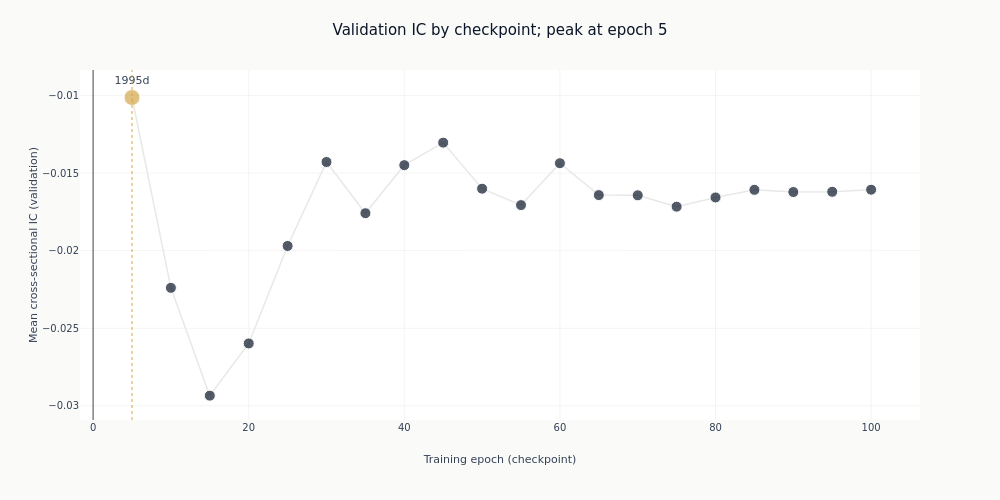

The notebook cell this image was saved under:
### Markdown cell above
## 6. The learning curve

Validation IC at each epoch checkpoint. The peak is amber; any checkpoint left unpublished
for partial coverage is copper. A curve that rises and then falls is the model fitting and then
overfitting the validation folds; a flat one says the epoch count was never the binding choice.

### Code cell
_epochs = checkpoints["checkpoint_value"].cast(pl.Int64).to_list()
_ics = checkpoints["ic_mean_daily"].to_list()
_days = checkpoints["ic_n_days"].to_list()
_colors = [
    COLORS["amber"]
    if epoch == PEAK_EPOCH
    else (COLORS["copper"] if epoch in partial_epochs else COLORS["blue"])
    for epoch in _epochs
]
fig_lc = go.Figure(
    go.Scatter(
        x=_epochs,
        y=_ics,
        mode="lines+markers+text",
        line=dict(color=COLORS["silver_muted"], width=1.5),
        marker=dict(
            color=_colors,
            size=[16 if epoch == PEAK_EPOCH else 11 for epoch in _epochs],
            line=dict(color="white", width=1),
        ),
        text=[
            f"{days:.0f}d" if epoch == PEAK_EPOCH or days < FULL_DAYS else ""
            for epoch, days in zip(_epochs, _days, strict=True)
        ],
        textposition="top center",
        showlegend=False,
    )
)
fig_lc.add_vline(x=PEAK_EPOCH, line=dict(color=COLORS["amber"], width=1, dash="dot"))
fig_lc.update_layout(
    title=(
        f"Validation IC by checkpoint; peak at epoch {PEAK_EPOCH}"
        + (f", partial epochs {partial_epochs} not published" if partial_epochs else "")
    ),
    height=500,
    width=1000,
    margin=dict(t=70),
    title_font=dict(size=15),
)
fig_lc.update_xaxes(title_text="Training epoch (checkpoint)")
fig_lc.update_yaxes(title_text="Mean cross-sectional IC (validation)")
fig_lc.show()

### Figure 1 — Plotly figure (JSON) as saved in the notebook; plotly's stock layout.template omitted (floating-point values rounded to 4 significant figures)
{"data": [{"line": {"color": "#e8e8e6", "width": 1.5}, "marker": {"color": ["#D4A84B", "#0a1628", "#0a1628", "#0a1628", "#0a1628", "#0a1628", "#0a1628", "#0a1628", "#0a1628", "#0a1628", "#0a1628", "#0a1628", "#0a1628", "#0a1628", "#0a1628", "#0a1628", "#0a1628", "#0a1628", "#0a1628", "#0a1628"], "line": {"color": "white", "width": 1}, "size": [16, 11, 11, 11, 11, 11, 11, 11, 11, 11, 11, 11, 11, 11, 11, 11, 11, 11, 11, 11]}, "mode": "lines+markers+text", "showlegend": false, "text": ["1995d", "", "", "", "", "", "", "", "", "", "", "", "", "", "", "", "", "", "", ""], "textposition": "top center", "type": "scatter", "x": [5, 10, 15, 20, 25, 30, 35, 40, 45, 50, 55, 60, 65, 70, 75, 80, 85, 90, 95, 100], "y": [-0.01013, -0.02239, -0.02934, -0.02598, -0.0197, -0.01429, -0.01759, -0.01449, -0.01304, -0.016, -0.01706, -0.01436, -0.01642, -0.01643, -0.01716, -0.01657, -0.01608, -0.01622, -0.0162, -0.01607]}], "layout": {"height": 500, "margin": {"t": 70}, "shapes": [{"line": {"color": "#D4A84B", "dash": "dot", "width": 1}, "type": "line", "x0": 5, "x1": 5, "xref": "x", "y0": 0, "y1": 1, "yref": "y domain"}], "title": {"font": {"size": 15}, "text": "Validation IC by checkpoint; peak at epoch 5"}, "width": 1000, "xaxis": {"title": {"text": "Training epoch (checkpoint)"}}, "yaxis": {"title": {"text": "Mean cross-sectional IC (validation)"}}}}
